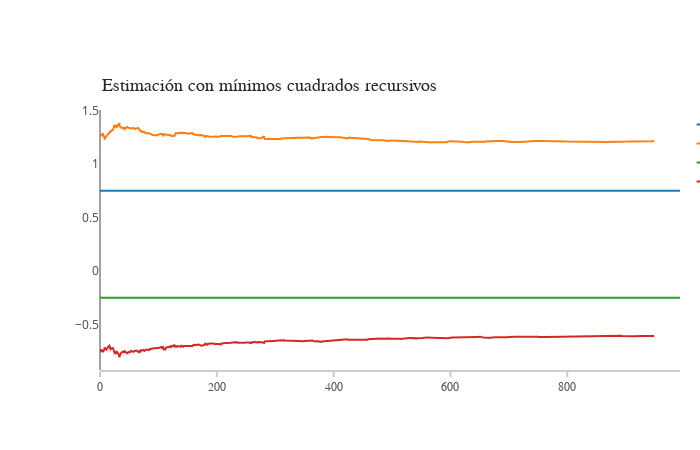

Notebook source saved alongside this figure:
### Code cell
trace = go.Scatter(
    y = a1,
    x = np.arange(nobs),
    name = 'Parametro a1')

trace1 = go.Scatter(
    y = c1,
    x = np.arange(nobs),
    name = 'Estimacion a1')

trace2 = go.Scatter(
    y = a2,
    x = np.arange(nobs),
    name = 'Parametro a2')

trace3 = go.Scatter(
    y = c2,
    x = np.arange(nobs),
    name = 'Estimacion a2')

layout = go.Layout(
    xaxis=dict(
        showline=True,
        showgrid=False,
        showticklabels=True,
        linecolor='rgb(204, 204, 204)',
        linewidth=2,
        ticks='outside',
        tickcolor='rgb(204, 204, 204)',
        tickwidth=2,
        ticklen=5,
        tickfont=dict(
            family='Arial',
            size=12,
            color='rgb(82, 82, 82)',
        ),
    ),
    yaxis=dict(
        showgrid=False,
        zeroline=False,
        showline=False,
        showticklabels=True,
    ),
    autosize=False,
    margin=dict(
        autoexpand=False,
        l=100,
        r=20,
        t=110,
    )
)

annotations = []
annotations.append(dict(xref='paper', yref='paper', x=0.0, y=1.05,
                              xanchor='left', yanchor='bottom',
                              text='Estimación con mínimos cuadrados recursivos',
                              font=dict(family='Arial',
                                        size=18,
                                        color='rgb(37,37,37)'),
                              showarrow=False))

layout['annotations'] = annotations

layout['annotations'] = annotations
traces = [trace, trace1, trace2, trace3]

fig = go.Figure(data=traces, layout=layout)
py.iplot(fig,filename='RLS')

### Figure 1 — Plotly figure (JSON) as saved in the notebook; plotly's stock layout.template omitted (floating-point values rounded to 4 significant figures; data arrays with more than 128 entries replaced by an {"elided": "..."} marker saying what was removed)
{"data": [{"name": "Parametro a1", "type": "scatter", "x": {"elided": "1000 int values"}, "y": {"elided": "994 float values"}}, {"name": "Estimacion a1", "type": "scatter", "x": {"elided": "1000 int values"}, "y": {"elided": "950 float values"}}, {"name": "Parametro a2", "type": "scatter", "x": {"elided": "1000 int values"}, "y": {"elided": "994 float values"}}, {"name": "Estimacion a2", "type": "scatter", "x": {"elided": "1000 int values"}, "y": {"elided": "950 float values"}}], "layout": {"annotations": [{"font": {"color": "rgb(37,37,37)", "family": "Arial", "size": 18}, "showarrow": false, "text": "Estimación con mínimos cuadrados recursivos", "x": 0, "xanchor": "left", "xref": "paper", "y": 1.05, "yanchor": "bottom", "yref": "paper"}], "autosize": false, "height": 450, "margin": {"autoexpand": false, "l": 100, "r": 20, "t": 110}, "width": 700, "xaxis": {"autorange": true, "linecolor": "rgb(204, 204, 204)", "linewidth": 2, "range": [0, 993], "showgrid": false, "showline": true, "showticklabels": true, "tickcolor": "rgb(204, 204, 204)", "tickfont": {"color": "rgb(82, 82, 82)", "family": "Arial", "size": 12}, "ticklen": 5, "ticks": "outside", "tickwidth": 2, "type": "linear"}, "yaxis": {"autorange": true, "range": [-0.9242, 1.505], "showgrid": false, "showline": false, "showticklabels": true, "type": "linear", "zeroline": false}}}
